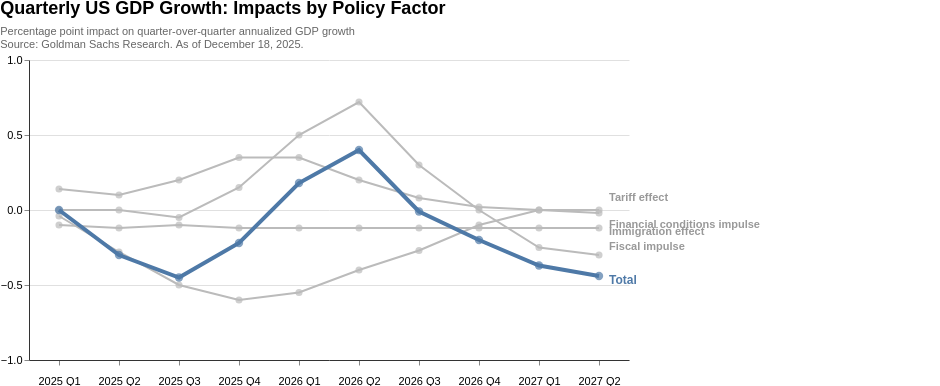

Express this chart as Vega-Lite.
### Vega-Lite specification from a JSON file in a GitHub repository (floating-point values rounded to 4 significant figures)
{"$schema": "https://vega.github.io/schema/vega-lite/v5.json", "title": {"text": "Quarterly US GDP Growth: Impacts by Policy Factor", "subtitle": ["Percentage point impact on quarter-over-quarter annualized GDP growth", "Source: Goldman Sachs Research. As of December 18, 2025."], "anchor": "start", "fontSize": 18, "fontWeight": "bold", "subtitleFontSize": 11, "subtitleColor": "#666", "subtitlePadding": 8}, "width": 600, "height": "container", "background": "white", "padding": {"right": 180}, "data": {"values": [{"order": 1, "quarter": "2025 Q1", "series": "Financial conditions impulse", "value": 0.14}, {"order": 1, "quarter": "2025 Q1", "series": "Fiscal impulse", "value": 0.0}, {"order": 1, "quarter": "2025 Q1", "series": "Tariff effect", "value": -0.04}, {"order": 1, "quarter": "2025 Q1", "series": "Immigration effect", "value": -0.1}, {"order": 2, "quarter": "2025 Q2", "series": "Financial conditions impulse", "value": 0.1}, {"order": 2, "quarter": "2025 Q2", "series": "Fiscal impulse", "value": 0.0}, {"order": 2, "quarter": "2025 Q2", "series": "Tariff effect", "value": -0.28}, {"order": 2, "quarter": "2025 Q2", "series": "Immigration effect", "value": -0.12}, {"order": 3, "quarter": "2025 Q3", "series": "Financial conditions impulse", "value": 0.2}, {"order": 3, "quarter": "2025 Q3", "series": "Tariff effect", "value": -0.5}, {"order": 3, "quarter": "2025 Q3", "series": "Immigration effect", "value": -0.1}, {"order": 3, "quarter": "2025 Q3", "series": "Fiscal impulse", "value": -0.05}, {"order": 4, "quarter": "2025 Q4", "series": "Financial conditions impulse", "value": 0.35}, {"order": 4, "quarter": "2025 Q4", "series": "Fiscal impulse", "value": 0.15}, {"order": 4, "quarter": "2025 Q4", "series": "Tariff effect", "value": -0.6}, {"order": 4, "quarter": "2025 Q4", "series": "Immigration effect", "value": -0.12}, {"order": 5, "quarter": "2026 Q1", "series": "Financial conditions impulse", "value": 0.35}, {"order": 5, "quarter": "2026 Q1", "series": "Fiscal impulse", "value": 0.5}, {"order": 5, "quarter": "2026 Q1", "series": "Tariff effect", "value": -0.55}, {"order": 5, "quarter": "2026 Q1", "series": "Immigration effect", "value": -0.12}, {"order": 6, "quarter": "2026 Q2", "series": "Financial conditions impulse", "value": 0.2}, {"order": 6, "quarter": "2026 Q2", "series": "Fiscal impulse", "value": 0.72}, {"order": 6, "quarter": "2026 Q2", "series": "Tariff effect", "value": -0.4}, {"order": 6, "quarter": "2026 Q2", "series": "Immigration effect", "value": -0.12}, {"order": 7, "quarter": "2026 Q3", "series": "Financial conditions impulse", "value": 0.08}, {"order": 7, "quarter": "2026 Q3", "series": "Fiscal impulse", "value": 0.3}, {"order": 7, "quarter": "2026 Q3", "series": "Tariff effect", "value": -0.27}, {"order": 7, "quarter": "2026 Q3", "series": "Immigration effect", "value": -0.12}, {"order": 8, "quarter": "2026 Q4", "series": "Financial conditions impulse", "value": 0.02}, {"order": 8, "quarter": "2026 Q4", "series": "Fiscal impulse", "value": 0.0}, {"order": 8, "quarter": "2026 Q4", "series": "Tariff effect", "value": -0.1}, {"order": 8, "quarter": "2026 Q4", "series": "Immigration effect", "value": -0.12}, {"order": 9, "quarter": "2027 Q1", "series": "Financial conditions impulse", "value": 0.0}, {"order": 9, "quarter": "2027 Q1", "series": "Fiscal impulse", "value": -0.25}, {"order": 9, "quarter": "2027 Q1", "series": "Tariff effect", "value": 0.0}, {"order": 9, "quarter": "2027 Q1", "series": "Immigration effect", "value": -0.12}, {"order": 10, "quarter": "2027 Q2", "series": "Financial conditions impulse", "value": -0.02}, {"order": 10, "quarter": "2027 Q2", "series": "Fiscal impulse", "value": -0.3}, {"order": 10, "quarter": "2027 Q2", "series": "Tariff effect", "value": 0.0}, {"order": 10, "quarter": "2027 Q2", "series": "Immigration effect", "value": -0.12}]}, "encoding": {"x": {"field": "quarter", "type": "ordinal", "sort": {"field": "order"}, "axis": {"title": null, "labelAngle": 0, "labelFontSize": 11, "labelPadding": 10, "domain": true, "domainColor": "#333"}}}, "layer": [{"params": [{"name": "highlight", "select": {"type": "point", "fields": ["series"], "on": "pointerover", "clear": "pointerout"}}], "mark": {"type": "line", "strokeWidth": 2}, "encoding": {"y": {"field": "value", "type": "quantitative", "axis": {"title": null, "grid": true, "gridColor": "#e0e0e0", "domain": true, "domainColor": "#333", "labelFontSize": 11, "values": [-1, -0.5, 0, 0.5, 1]}, "scale": {"domain": [-1, 1]}}, "color": {"condition": {"param": "highlight", "empty": false, "field": "series", "type": "nominal", "scale": {"domain": ["Tariff effect", "Immigration effect", "Fiscal impulse", "Financial conditions impulse"], "range": ["#e15759", "#9c755f", "#59a14f", "#f28e2b"]}, "legend": null}, "value": "#bbb"}, "detail": {"field": "series"}, "strokeWidth": {"condition": {"param": "highlight", "empty": false, "value": 3.5}, "value": 2}}}, {"mark": {"type": "circle", "size": 50}, "encoding": {"y": {"field": "value", "type": "quantitative"}, "color": {"condition": {"param": "highlight", "empty": false, "field": "series", "type": "nominal", "scale": {"domain": ["Tariff effect", "Immigration effect", "Fiscal impulse", "Financial conditions impulse"], "range": ["#e15759", "#9c755f", "#59a14f", "#f28e2b"]}, "legend": null}, "value": "#bbb"}, "tooltip": [{"field": "series", "type": "nominal", "title": "Effect"}, {"field": "quarter", "type": "ordinal", "title": "Quarter"}, {"field": "value", "type": "quantitative", "title": "Impact (pp)", "format": ".2f"}]}}, {"transform": [{"filter": "datum.order == 10 && datum.series == 'Tariff effect'"}], "mark": {"type": "text", "align": "left", "dx": 10, "dy": -12, "fontSize": 11, "fontWeight": "bold"}, "encoding": {"y": {"field": "value", "type": "quantitative"}, "text": {"field": "series"}, "color": {"condition": {"param": "highlight", "empty": false, "field": "series", "type": "nominal", "scale": {"domain": ["Tariff effect", "Immigration effect", "Fiscal impulse", "Financial conditions impulse"], "range": ["#e15759", "#9c755f", "#59a14f", "#f28e2b"]}, "legend": null}, "value": "#999"}}}, {"transform": [{"filter": "datum.order == 10 && datum.series == 'Financial conditions impulse'"}], "mark": {"type": "text", "align": "left", "dx": 10, "dy": 12, "fontSize": 11, "fontWeight": "bold"}, "encoding": {"y": {"field": "value", "type": "quantitative"}, "text": {"field": "series"}, "color": {"condition": {"param": "highlight", "empty": false, "field": "series", "type": "nominal", "scale": {"domain": ["Tariff effect", "Immigration effect", "Fiscal impulse", "Financial conditions impulse"], "range": ["#e15759", "#9c755f", "#59a14f", "#f28e2b"]}, "legend": null}, "value": "#999"}}}, {"transform": [{"filter": "datum.order == 10 && datum.series == 'Immigration effect'"}], "mark": {"type": "text", "align": "left", "dx": 10, "dy": 4, "fontSize": 11, "fontWeight": "bold"}, "encoding": {"y": {"field": "value", "type": "quantitative"}, "text": {"field": "series"}, "color": {"condition": {"param": "highlight", "empty": false, "field": "series", "type": "nominal", "scale": {"domain": ["Tariff effect", "Immigration effect", "Fiscal impulse", "Financial conditions impulse"], "range": ["#e15759", "#9c755f", "#59a14f", "#f28e2b"]}, "legend": null}, "value": "#999"}}}, {"transform": [{"filter": "datum.order == 10 && datum.series == 'Fiscal impulse'"}], "mark": {"type": "text", "align": "left", "dx": 10, "dy": -8, "fontSize": 11, "fontWeight": "bold"}, "encoding": {"y": {"field": "value", "type": "quantitative"}, "text": {"field": "series"}, "color": {"condition": {"param": "highlight", "empty": false, "field": "series", "type": "nominal", "scale": {"domain": ["Tariff effect", "Immigration effect", "Fiscal impulse", "Financial conditions impulse"], "range": ["#e15759", "#9c755f", "#59a14f", "#f28e2b"]}, "legend": null}, "value": "#999"}}}, {"transform": [{"aggregate": [{"op": "sum", "field": "value", "as": "total"}], "groupby": ["quarter", "order"]}], "mark": {"type": "line", "strokeWidth": 4, "color": "#4e79a7"}, "encoding": {"y": {"field": "total", "type": "quantitative"}}}, {"transform": [{"aggregate": [{"op": "sum", "field": "value", "as": "total"}], "groupby": ["quarter", "order"]}], "mark": {"type": "point", "filled": true, "size": 70, "color": "#4e79a7"}, "encoding": {"y": {"field": "total", "type": "quantitative"}, "tooltip": [{"value": "Total"}, {"field": "quarter", "type": "ordinal", "title": "Quarter"}, {"field": "total", "type": "quantitative", "title": "Impact (pp)", "format": ".2f"}]}}, {"transform": [{"aggregate": [{"op": "sum", "field": "value", "as": "total"}], "groupby": ["quarter", "order"]}, {"filter": "datum.order == 10"}], "mark": {"type": "text", "align": "left", "dx": 10, "dy": 4, "fontSize": 12, "fontWeight": "bold", "color": "#4e79a7"}, "encoding": {"y": {"field": "total", "type": "quantitative"}, "text": {"value": "Total"}}}], "config": {"view": {"stroke": null}, "axis": {"labelFont": "sans-serif", "titleFont": "sans-serif"}}}
